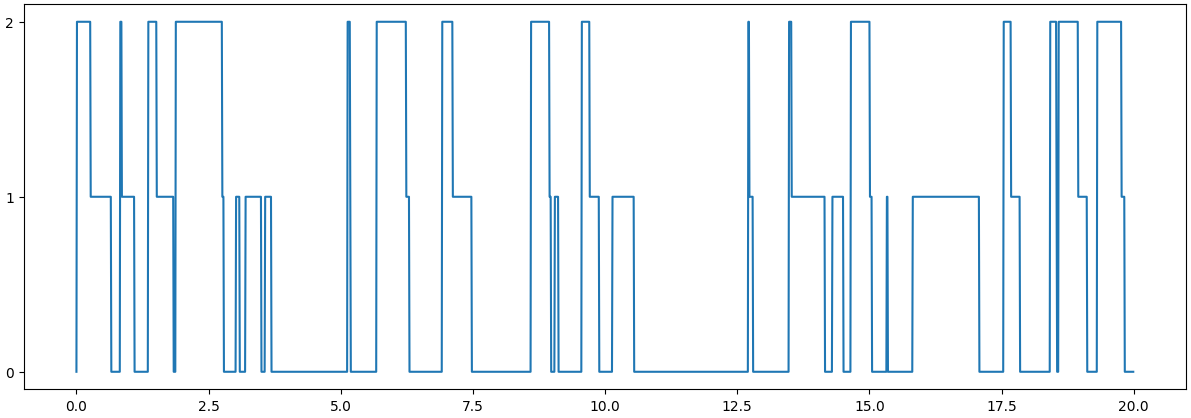

Write Python code to recreate this figure.
from numpy import arange, array, eye, exp
from numpy.random import choice, seed
from numpy.linalg import eig
import matplotlib.pyplot as plt

seed(2020)
dt, tmax = 0.01, 1000
T = arange(0.0, tmax, dt)
G = array([[-3,  4,  0], [ 1, -4,  5], [ 2,  0, -5]])
v = eig(G)[1][:, 0]
print(v / sum(v))
dP = eye(3) + G * dt

X = [0]
S = [[dt], [], []]
for t in T:
    x = X[-1]
    y = choice(3, p=dP[:, x])
    if x == y:
        S[x][-1] += dt
    else:
        S[y].append(dt)
    X.append(y)


plt.figure(figsize=(15, 5))

plt.plot(T[:2000], X[:2000])
plt.yticks(range(3))
plt.show()
#plt.savefig('semigroup1.png', bbox_inches='tight', pad_inches=0.05)
